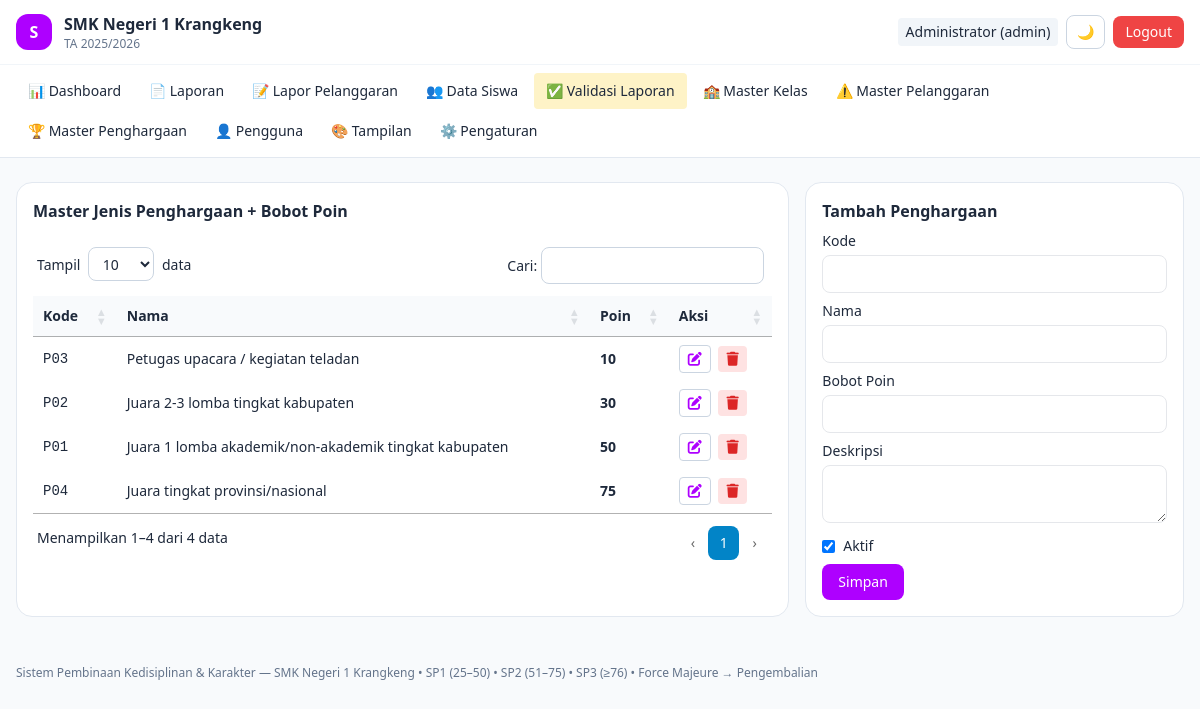
The page /master-penghargaan (signed in) on the database its author committed.
### tables this page shows
CREATE TABLE `pengaturan_sekolah` (
  `id` int NOT NULL AUTO_INCREMENT,
  `nama_sekolah` varchar(150) NOT NULL DEFAULT 'SMK Negeri 1 Krangkeng',
  `alamat` text,
  `telepon` varchar(30) DEFAULT NULL,
  `email` varchar(100) DEFAULT NULL,
  `tahun_ajaran_aktif` varchar(20) NOT NULL DEFAULT '2025/2026',
  `semester_aktif` enum('Ganjil','Genap') NOT NULL DEFAULT 'Ganjil',
  `logo_path` varchar(255) DEFAULT NULL COMMENT 'path relatif ex: uploads/logo/logo-171xxx.png',
  `kepala_sekolah_nama` varchar(100) DEFAULT NULL,
  `kepala_sekolah_nip` varchar(30) DEFAULT NULL,
  `created_at` timestamp NULL DEFAULT CURRENT_TIMESTAMP,
  `updated_at` timestamp NULL DEFAULT CURRENT_TIMESTAMP ON UPDATE CURRENT_TIMESTAMP,
  PRIMARY KEY (`id`)
);

CREATE TABLE `jenis_penghargaan` (
  `id` int NOT NULL AUTO_INCREMENT,
  `kode` varchar(20) NOT NULL,
  `nama` varchar(150) NOT NULL,
  `bobot_poin` int NOT NULL,
  `deskripsi` text,
  `is_active` tinyint(1) NOT NULL DEFAULT '1',
  PRIMARY KEY (`id`),
  UNIQUE KEY `kode` (`kode`),
  CONSTRAINT `jenis_penghargaan_chk_1` CHECK ((`bobot_poin` > 0))
);

### app/Core/View.php (called while the page is built, shortened)
<?php
class View
{
    public static function render(string $view, array $data = []): void
    {
        extract($data);
        $user = Auth::user();
        $setting = $data['setting'] ?? \App\Models\SettingModel::get();
        $viewFile = __DIR__ . '/../Views/' . $view . '.php';
        require __DIR__ . '/../Views/layouts/header.php';
        require $viewFile;
        require __DIR__ . '/../Views/layouts/footer.php';
    }
}

### app/Controllers/AppControllers.php (called while the page is built, shortened)
<?php
class MasterController
{
    public function penghargaan(): void
    {
        View::render('master/penghargaan', ['setting' => SettingModel::get(), 'rows' => MasterModel::allPenghargaan()]);
    }
}

### app/Core/Router.php (called while the page is built, shortened)
<?php
class Router
{
    private array $routes = ['GET' => [], 'POST' => []];
    public function get(string $path, $handler, array $roles = []): void
    {
        $this->routes['GET'][$path] = ['handler' => $handler, 'roles' => $roles];
    }
    public function post(string $path, $handler, array $roles = []): void
    {
        $this->routes['POST'][$path] = ['handler' => $handler, 'roles' => $roles];
    }
    public function dispatch(): void
    {
        $method = $_SERVER['REQUEST_METHOD'];
        $uri = parse_url($_SERVER['REQUEST_URI'], PHP_URL_PATH);
        $uri = '/' . trim($uri, '/');
        $route = $this->routes[$method][$uri] ?? null;
        [$controller, $action] = $route['handler'];
        (new $controller())->$action();
    }
}

### public/index.php (called while the page is built, shortened)
<?php
require __DIR__ . '/../app/Core/Database.php';
require __DIR__ . '/../app/Core/Auth.php';
require __DIR__ . '/../app/Core/Router.php';
require __DIR__ . '/../app/Core/View.php';
require __DIR__ . '/../app/Controllers/AppControllers.php';
$router = new Router();
$router->get('/login', [AuthController::class, 'loginForm']);
$router->post('/login', [AuthController::class, 'login']);
$router->get('/logout', [AuthController::class, 'logout']);
$all = ['admin','kepsek','wakasek','wali_kelas','osis'];
$router->get('/dashboard', [DashboardController::class, 'index'], $all);
$router->get('/api/chart', [DashboardController::class, 'chartApi'], $all);
$router->get('/lapor-pelanggaran', [LaporanController::class, 'formPelanggaran'], $all);
$router->post('/lapor-pelanggaran', [LaporanController::class, 'simpanPelanggaran'], $all);
$router->post('/validasi', [LaporanController::class, 'validasi'], ['admin','wali_kelas']);
$router->get('/setting', [SettingController::class, 'index'], ['admin']);
$router->post('/setting', [SettingController::class, 'update'], ['admin']);
$router->get('/cetak-sp', [CetakController::class, 'sp'], ['admin','wali_kelas']);
$router->get('/cetak-sertifikat', [CetakController::class, 'sertifikat'], ['admin','wali_kelas']);
$router->get('/master-pelanggaran', [MasterController::class, 'pelanggaran'], ['admin']);
$router->post('/master-pelanggaran', [MasterController::class, 'simpanPelanggaran'], ['admin']);
$router->get('/master-pelanggaran-hapus', [MasterController::class, 'hapusPelanggaran'], ['admin']);
$router->get('/master-penghargaan', [MasterController::class, 'penghargaan'], ['admin']);
$router->post('/master-penghargaan', [MasterController::class, 'simpanPenghargaan'], ['admin']);
$router->get('/master-penghargaan-hapus', [MasterController::class, 'hapusPenghargaan'], ['admin']);
$router->get('/master-kelas', [MasterController::class, 'kelas'], ['admin']);
$router->post('/master-kelas', [MasterController::class, 'simpanKelas'], ['admin']);
$router->get('/master-kelas-hapus', [MasterController::class, 'hapusKelas'], ['admin']);
$router->get('/siswa', [SiswaController::class, 'index'], ['admin','wali_kelas','kepsek','wakasek']);
$router->get('/siswa-form', [SiswaController::class, 'form'], ['admin','wali_kelas']);
$router->post('/siswa-form', [SiswaController::class, 'simpan'], ['admin','wali_kelas']);
$router->get('/siswa-hapus', [SiswaController::class, 'hapus'], ['admin']);
$router->get('/siswa-detail', [SiswaController::class, 'detail'], ['admin','wali_kelas','kepsek','wakasek']);
$router->get('/siswa-import', [SiswaController::class, 'importForm'], ['admin','wali_kelas']);
$router->post('/siswa-import', [SiswaController::class, 'importProses'], ['admin','wali_kelas']);
$router->get('/validasi', [ValidasiController::class, 'index'], ['admin','wali_kelas']);
$router->post('/validasi-pelanggaran', [ValidasiController::class, 'putuskanPelanggaran'], ['admin','wali_kelas']);
$router->post('/validasi-penghargaan', [ValidasiController::class, 'putuskanPenghargaan'], ['admin','wali_kelas']);
$router->get('/laporan', [ReportController::class, 'index'], $all);
$router->get('/laporan-cetak', [ReportController::class, 'cetak'], $all);
$router->get('/laporan-export', [ReportController::class, 'export'], $all);
$router->get('/users', [\App\Controllers\UserController::class, 'index'], ['admin']);
$router->get('/users-form', [\App\Controllers\UserController::class, 'form'], ['admin']);
$router->post('/users-form', [\App\Controllers\UserController::class, 'simpan'], ['admin']);
$router->get('/users-hapus', [\App\Controllers\UserController::class, 'hapus'], ['admin']);
$router->get('/users-toggle', [\App\Controllers\UserController::class, 'toggle'], ['admin']);
$router->get('/tampilan', [\App\Controllers\TampilanController::class, 'index'], ['admin']);
$router->post('/tampilan', [\App\Controllers\TampilanController::class, 'update'], ['admin']);
$router->get('/tampilan-reset', [\App\Controllers\TampilanController::class, 'reset'], ['admin']);
$router->dispatch();

### config/config.php (called while the page is built, shortened)
<?php
return [
    'db' => [
        'host' => '127.0.0.1',
        'port' => '3306',
        'name' => 'tatibapp',
        'user' => 'root',
        'pass' => '',
        'charset' => 'utf8mb4',
    ],
    'upload' => [
        'bukti_dir' => __DIR__ . '/../public/uploads/bukti',
        'logo_dir'  => __DIR__ . '/../public/uploads/logo',
        'max_size'  => 2 * 1024 * 1024,
        'allowed'   => ['jpg','jpeg','png','webp'],
    ],
];

### app/Core/Database.php (called while the page is built, shortened)
<?php
class Database
{
    private static ?PDO $instance = null;
    public static function get(): PDO
    {
        if (self::$instance === null) {
            $cfg = require __DIR__ . '/../../config/config.php';
            $db = $cfg['db'];
            $dsn = "mysql:host={$db['host']};port={$db['port']};dbname={$db['name']};charset={$db['charset']}";
            try {
                self::$instance = new PDO($dsn, $db['user'], $db['pass'], [
                    PDO::ATTR_ERRMODE => PDO::ERRMODE_EXCEPTION,
                    PDO::ATTR_DEFAULT_FETCH_MODE => PDO::FETCH_ASSOC,
                ]);
            } catch (PDOException $e) {
                die('Koneksi database gagal: ' . htmlspecialchars($e->getMessage()));
            }
        }
        return self::$instance;
    }
}

### app/Models/AppModels.php (called while the page is built, shortened)
<?php
class SettingModel
{
    public static function get(): array
    {
        $row = Database::get()->query('SELECT * FROM pengaturan_sekolah LIMIT 1')->fetch();
        return $row ?: ['nama_sekolah' => 'SMK Negeri 1 Krangkeng', 'logo_path' => null, 'tahun_ajaran_aktif' => '2025/2026'];
    }
}
class MasterModel
{
    public static function allPenghargaan(): array
    {
        return Database::get()->query('SELECT * FROM jenis_penghargaan ORDER BY bobot_poin')->fetchAll();
    }
}
class TampilanModel
{
    public static function get(): array
    {
        $row = Database::get()->query('SELECT * FROM pengaturan_tampilan WHERE id=1')->fetch();
        return $row ?: ['warna_primer' => '#0284c7', 'font_family' => 'sistem', 'mode_default' => 'sistem', 'custom_css' => null];
    }
}

### app/Core/Auth.php (called while the page is built, shortened)
<?php
class Auth
{
    public static function user(): ?array
    {
        return $_SESSION['user'] ?? null;
    }
}

### app/Views/master/penghargaan.php (the view, shortened to what this page needs)
<div class="grid lg:grid-cols-3 gap-4">
<div class="lg:col-span-2 rounded-2xl bg-white dark:bg-slate-900 border border-slate-200 dark:border-slate-800 overflow-hidden">
  <div class="p-4 font-semibold text-sm sm:text-base">Master Jenis Penghargaan + Bobot Poin</div>
  <div class="table-scroll">
  <table class="w-full text-sm">
    <thead class="bg-slate-50 dark:bg-slate-800/60 text-left"><tr><th class="p-2">Kode</th><th class="p-2">Nama</th><th class="p-2">Poin</th><th class="p-2">Aksi</th></tr></thead>
    <tbody>
    <?php foreach ($rows as $r): ?>
      <tr class="border-t border-slate-100 dark:border-slate-800">
        <td class="p-2 font-mono"><?= htmlspecialchars($r['kode']) ?></td>
        <td class="p-2"><?= htmlspecialchars($r['nama']) ?></td>
        <td class="p-2 font-bold"><?= (int)$r['bobot_poin'] ?></td>
        <td class="p-2 whitespace-nowrap">
          <button onclick='editRow(<?= json_encode($r, JSON_HEX_APOS|JSON_HEX_QUOT) ?>)' title="Edit" data-tip="Edit" class="tip px-2 py-1.5 rounded border border-slate-300 dark:border-slate-700 text-sky-600"><i class="fa-solid fa-pen-to-square"></i></button>
          <a href="/master-penghargaan-hapus?id=<?= (int)$r['id'] ?>" onclick="return confirm('Hapus?')" title="Hapus" data-tip="Hapus" class="tip px-2 py-1.5 rounded bg-red-100 text-red-600 dark:bg-red-950 ml-1"><i class="fa-solid fa-trash"></i></a>
        </td>
      </tr>
    <?php endforeach; ?>
    </tbody>
  </table>
  </div>
</div>
<div class="rounded-2xl p-4 bg-white dark:bg-slate-900 border border-slate-200 dark:border-slate-800 h-fit">
  <h2 class="font-semibold mb-2" id="formTitle">Tambah Penghargaan</h2>
  <form method="post" action="/master-penghargaan" class="space-y-2 text-sm">
    <label class="block">Kode<input name="kode" id="f_kode" required class="mt-1 w-full p-2 rounded-lg border dark:bg-slate-800 dark:border-slate-700"></label>
    <label class="block">Nama<input name="nama" id="f_nama" required class="mt-1 w-full p-2 rounded-lg border dark:bg-slate-800 dark:border-slate-700"></label>
    <label class="block">Bobot Poin<input type="number" name="bobot_poin" id="f_poin" min="1" required class="mt-1 w-full p-2 rounded-lg border dark:bg-slate-800 dark:border-slate-700"></label>
    <label class="block">Deskripsi<textarea name="deskripsi" id="f_desk" rows="2" class="mt-1 w-full p-2 rounded-lg border dark:bg-slate-800 dark:border-slate-700"></textarea></label>
    <label class="flex gap-2 items-center"><input type="checkbox" name="is_active" checked value="1"> Aktif</label>
    <button class="px-4 py-2 rounded-lg bg-sky-600 text-white">Simpan</button>
  </form>
</div>
</div>

### app/Views/layouts/header.php (shortened to what this page needs)
<!DOCTYPE html>
<html lang="id" class="">
<head>
<script src="https://cdn.tailwindcss.com"></script>
<link href="https://cdn.jsdelivr.net/npm/select2@4.1.0-rc.0/dist/css/select2.min.css" rel="stylesheet" />
<link href="https://cdnjs.cloudflare.com/ajax/libs/font-awesome/6.5.2/css/all.min.css" rel="stylesheet" />
<link href="https://cdn.datatables.net/1.13.8/css/jquery.dataTables.min.css" rel="stylesheet" />
<link href="/assets/css/custom.css?v=3" rel="stylesheet" />
</head>
<body class="bg-slate-50 dark:bg-slate-950 text-slate-800 dark:text-slate-100 min-h-screen text-[15px] sm:text-base">
<nav class="sticky top-0 z-20 backdrop-blur bg-white/90 dark:bg-slate-900/90 border-b border-slate-200 dark:border-slate-800">
  <div class="max-w-7xl mx-auto px-3 sm:px-4 py-2.5 sm:py-3 flex items-center gap-2 sm:gap-3">
    <?php if (!empty($setting['logo_path'])): ?>
      <img src="/<?= htmlspecialchars($setting['logo_path']) ?>" class="w-8 h-8 sm:w-9 sm:h-9 rounded object-cover shrink-0" alt="logo">
    <?php else: ?>
      <div class="w-8 h-8 sm:w-9 sm:h-9 rounded-xl bg-sky-500 text-white grid place-items-center font-bold shrink-0">S</div>
    <?php endif; ?>
    <div class="font-semibold text-sm sm:text-base leading-tight min-w-0">
      <span class="block truncate"><?= htmlspecialchars($setting['nama_sekolah'] ?? 'SMK Negeri 1 Krangkeng') ?></span>
      <span class="block text-[11px] sm:text-xs font-normal text-slate-500">TA <?= htmlspecialchars($setting['tahun_ajaran_aktif'] ?? '') ?></span>
    </div>
    <div class="ml-auto flex items-center gap-1.5 sm:gap-2 text-sm shrink-0">
      <span class="hidden md:inline-block px-2 py-1 rounded bg-slate-100 dark:bg-slate-800 max-w-[220px] truncate"><?= htmlspecialchars($user['nama'] ?? '') ?> (<?= htmlspecialchars($user['role'] ?? '') ?>)</span>
      <button onclick="document.documentElement.classList.toggle('dark');localStorage.theme=document.documentElement.classList.contains('dark')?'dark':'light'" aria-label="Toggle dark mode" class="px-2.5 py-1.5 rounded-lg border border-slate-300 dark:border-slate-700">🌙</button>
      <a href="/logout" class="hidden sm:inline-block px-3 py-1.5 rounded-lg bg-red-500 text-white">Logout</a>
    </div>
  </div>
  <div id="navMenu" class="hidden md:block border-t border-slate-100 dark:border-slate-800/60">
    <div class="max-w-7xl mx-auto px-3 sm:px-4 py-2 flex flex-col md:flex-row md:flex-wrap gap-1 text-sm">
      <a href="/dashboard" class="px-3 py-2 rounded hover:bg-slate-100 dark:hover:bg-slate-800">📊 Dashboard</a>
      <a href="/laporan" class="px-3 py-2 rounded hover:bg-slate-100 dark:hover:bg-slate-800">📄 Laporan</a>
      <a href="/lapor-pelanggaran" class="px-3 py-2 rounded hover:bg-slate-100 dark:hover:bg-slate-800">📝 Lapor Pelanggaran</a>
      <a href="/siswa" class="px-3 py-2 rounded hover:bg-slate-100 dark:hover:bg-slate-800">👥 Data Siswa</a>
      <?php if (in_array($user['role'] ?? '', ['admin','wali_kelas'])): ?><a href="/validasi" class="px-3 py-2 rounded bg-amber-100 dark:bg-amber-900 hover:opacity-80">✅ Validasi Laporan</a><?php endif; ?>
      <?php if (in_array($user['role'] ?? '', ['admin'])): ?>
        <a href="/master-kelas" class="px-3 py-2 rounded hover:bg-slate-100 dark:hover:bg-slate-800">🏫 Master Kelas</a>
        <a href="/master-pelanggaran" class="px-3 py-2 rounded hover:bg-slate-100 dark:hover:bg-slate-800">⚠️ Master Pelanggaran</a>
        <a href="/master-penghargaan" class="px-3 py-2 rounded hover:bg-slate-100 dark:hover:bg-slate-800">🏆 Master Penghargaan</a>
      <a href="/users" class="px-3 py-2 rounded hover:bg-slate-100 dark:hover:bg-slate-800">👤 Pengguna</a>
      <a href="/tampilan" class="px-3 py-2 rounded hover:bg-slate-100 dark:hover:bg-slate-800">🎨 Tampilan</a>
      <a href="/setting" class="px-3 py-2 rounded hover:bg-slate-100 dark:hover:bg-slate-800">⚙️ Pengaturan</a>
      <?php endif; ?>
    </div>
  </div>
</nav>
<main class="max-w-7xl mx-auto px-3 sm:px-4 py-4 sm:py-6">

### app/Views/layouts/footer.php (shortened to what this page needs)
</main>
<footer class="max-w-7xl mx-auto px-4 py-6 text-xs text-slate-500 dark:text-slate-400">
  Sistem Pembinaan Kedisiplinan & Karakter — <?= htmlspecialchars($setting['nama_sekolah'] ?? '') ?> • SP1 (25–50) • SP2 (51–75) • SP3 (≥76) • Force Majeure → Pengembalian
</footer>
</body>
</html>

### rows shown on the page
pengaturan_sekolah: nama_sekolah "SMK Negeri 1 Krangkeng", tahun_ajaran_aktif "2025/2026"
jenis_penghargaan: kode "P03", nama "Petugas upacara / kegiatan teladan", bobot_poin "10"
jenis_penghargaan: kode "P02", nama "Juara 2-3 lomba tingkat kabupaten", bobot_poin "30"
jenis_penghargaan: kode "P01", nama "Juara 1 lomba akademik/non-akademik tingkat kabupaten", bobot_poin "50"
jenis_penghargaan: kode "P04", nama "Juara tingkat provinsi/nasional", bobot_poin "75"

### other values the page prints
$user['nama'] "Administrator"
$user['role'] "admin"
